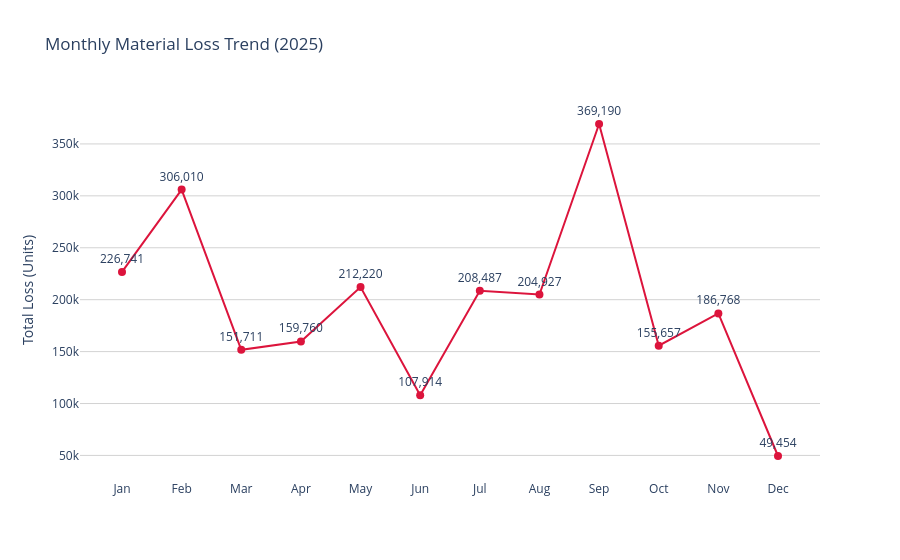

The notebook cell saved with this chart:
### Code cell
fig = px.line(
    df_loss_monthly,
    x='month_short',
    y='total_loss_units',
    title='Monthly Material Loss Trend (2025)',
    labels={
        'total_loss_units': 'Total Loss (Units)',
        'month_short': ''
    },
    text='total_loss_units',
    markers=True
)

fig.update_traces(
    line=dict(color='crimson', width=2),
    marker=dict(size=8, color='crimson'),
    textposition='top center',
    texttemplate='%{text:,.0f}'
)
fig.update_layout(
    plot_bgcolor='white',
    xaxis=dict(showgrid=False),
    yaxis=dict(showgrid=True, gridcolor='lightgrey', title='Total Loss (Units)')
)
fig.show()

### Figure 1 — Plotly figure (JSON) as saved in the notebook; plotly's stock layout.template omitted (floating-point values rounded to 4 significant figures)
{"data": [{"hovertemplate": "=%{x}<br>Total Loss (Units)=%{text}<extra></extra>", "legendgroup": "", "line": {"color": "crimson", "dash": "solid", "width": 2}, "marker": {"color": "crimson", "size": 8, "symbol": "circle"}, "mode": "lines+markers+text", "name": "", "orientation": "v", "showlegend": false, "text": [226700.0, 306000.0, 151700.0, 159800.0, 212200.0, 107900.0, 208500.0, 204900.0, 369200.0, 155700.0, 186800.0, 49450.0], "textposition": "top center", "texttemplate": "%{text:,.0f}", "type": "scatter", "x": ["Jan", "Feb", "Mar", "Apr", "May", "Jun", "Jul", "Aug", "Sep", "Oct", "Nov", "Dec"], "xaxis": "x", "y": [226700.0, 306000.0, 151700.0, 159800.0, 212200.0, 107900.0, 208500.0, 204900.0, 369200.0, 155700.0, 186800.0, 49450.0], "yaxis": "y"}], "layout": {"legend": {"tracegroupgap": 0}, "plot_bgcolor": "white", "title": {"text": "Monthly Material Loss Trend (2025)"}, "xaxis": {"anchor": "y", "domain": [0, 1], "showgrid": false, "title": {"text": ""}}, "yaxis": {"anchor": "x", "domain": [0, 1], "gridcolor": "lightgrey", "showgrid": true, "title": {"text": "Total Loss (Units)"}}}}
